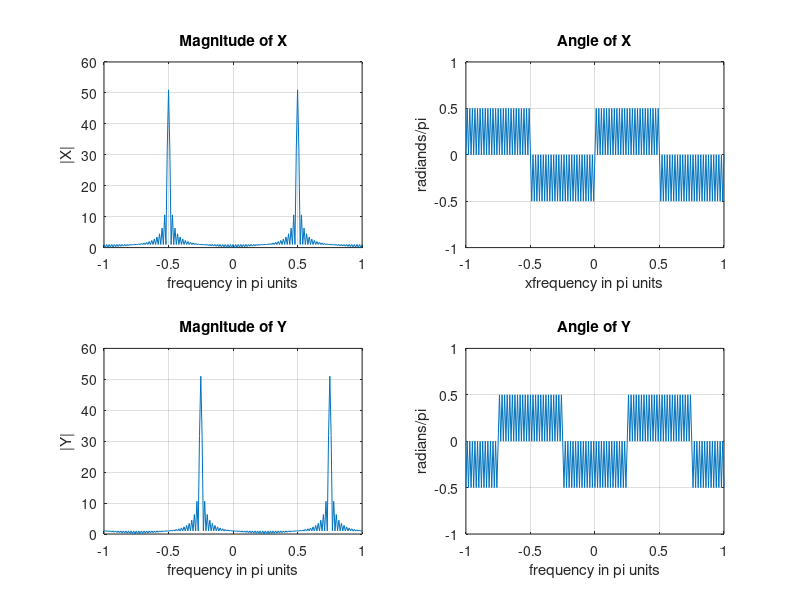

This figure's MATLAB source:
% Abah, Al-razim H.

n = 0:100; x = cos(pi * n / 2);
k = -100:100; w = (pi/100)*k; 

% Compute DTFT of x
X = x * (exp(-1i * pi / 100)).^(n'*k);

% signal multiplied by exp(j*pi*n/4)
y = exp(1i * pi * n / 4).*x;
Y = y * (exp(-1i * pi / 100)).^(n'*k); 

% Graphical verification
subplot(2,2,1); plot(w/pi,abs(X)); grid; axis([-1,1,0,60])
xlabel('frequency in pi units'); ylabel('|X|')
title('Magnitude of X')

subplot(2,2,2); plot(w/pi,angle(X)/pi); grid; axis([-1,1,-1,1])
xlabel('xfrequency in pi units'); ylabel('radiands/pi')
title('Angle of X')

subplot(2,2,3); plot(w/pi,abs(Y)); grid; axis([-1,1,0,60])
xlabel('frequency in pi units'); ylabel('|Y|')
title('Magnitude of Y')

subplot(2,2,4); plot(w/pi,angle(Y)/pi); grid; axis([-1,1,-1,1])
xlabel('frequency in pi units'); ylabel('radians/pi')
title('Angle of Y')
